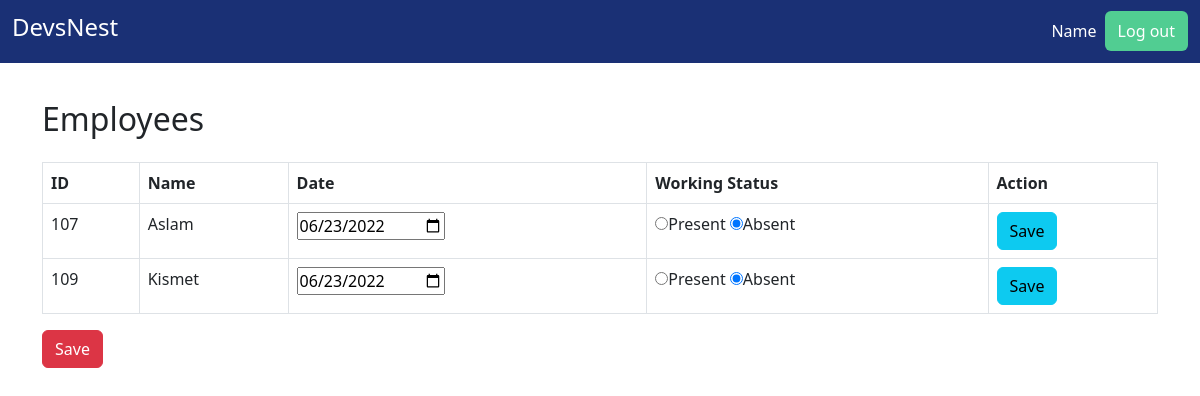
Before: /attendance.php with the older database file.
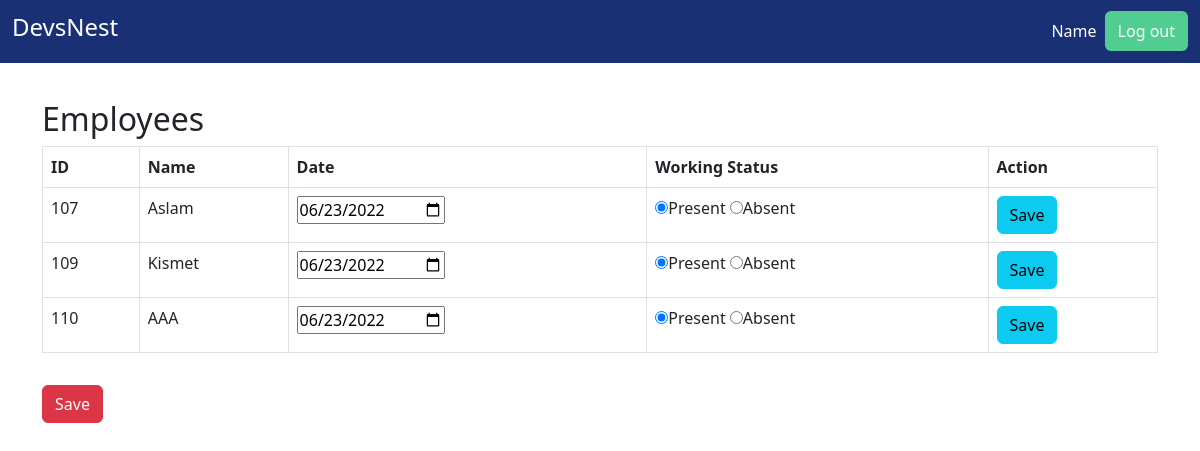
After: the same page with the newer database file.
### tables this page shows
CREATE TABLE `employees` (
  `employee_id` bigint(20) NOT NULL,
  `employee_name` varchar(255) NOT NULL,
  `designation` varchar(255) NOT NULL,
  `role` int(11) NOT NULL,
  `email` varchar(255) NOT NULL,
  `phone` varchar(255) NOT NULL,
  `salary` varchar(255) NOT NULL,
  `status` int(11) NOT NULL,
  `resignation_date` datetime DEFAULT NULL,
  `password` varchar(255) NOT NULL
);

CREATE TABLE `attendance` (
  `id` int(11) NOT NULL,
  `employee_id` bigint(20) NOT NULL,
  `date` date NOT NULL,
  `working_status` int(11) NOT NULL,
  `created_at` timestamp NOT NULL DEFAULT current_timestamp()
);

### attendance.php (the view, shortened to what this page needs)
<?php
include "config.php";
$date = date('Y-m-d');
$sql_emp = "SELECT * FROM attendance a JOIN employees e ON a.employee_id=e.employee_id WHERE date='$date';";
$emp_res = mysqli_query($conn, $sql_emp);
if (mysqli_num_rows($emp_res) == 0) {
    $absent_emp = mysqli_query($conn, 'SELECT * FROM employees');
} else {
    $absent_emp = mysqli_query($conn, "SELECT * FROM employees e WHERE e.employee_id NOT IN (SELECT employee_id FROM attendance WHERE date='$date');");
}
?>
<!DOCTYPE html>
<html lang="en">
<head>
</head>
<body>
    <?php
    include "navbar.php";
    ?>
    <div>
        <div class="container" style="margin-top: 100px;">
            <h2>Employees</h2>
            <table id="presentTable" class="table table-bordered">
                <?php if (mysqli_num_rows($emp_res) > 0) { ?>
                    <thead>
                        <tr>
                            <th>ID</th>
                            <th>Name</th>
                            <th>Date</th>
                            <th>Working Status</th>
                            <th>Action</th>
                        </tr>
                    </thead>
                <?php } ?>
                <tbody>
                    <?php
                    if (mysqli_num_rows($emp_res) > 0) {
                        $i = 0;
                        while ($row = mysqli_fetch_assoc($emp_res)) {
                    ?>
                            <tr>
                                <td><?php echo $row['employee_id']; ?></td>
                                <td><?php echo $row['employee_name']; ?></td>
                                <td><input type="date" id="current-date" name="current-date" value="<?php echo $date; ?>" /></td>
                                <td>
                                    <input id="<?php echo "present" . $i ?>" type="radio" name="<?php echo "present-group" . $i; ?>" value="1" <?php echo ($row['working_status'] == "1" ? 'checked="checked"': ''); ?> />Present
                                    <input id="<?php echo "absent" . $i ?>" type="radio" name="<?php echo "present-group" . $i; ?>" value="0" <?php echo ($row['working_status'] == "0" ? 'checked="checked"': ''); ?> />Absent
                                </td>
                                <td><a class="btn btn-info" href="attendance.php?action=savesingle&eid=<?php echo $row['employee_id']; ?>">Save</a></td>
                            </tr>
                    <?php $i++;
                        }
                    }
                    ?>
                </tbody>
            </table>
            <table id="absentTable" class="table table-bordered">
                <?php if (mysqli_num_rows($emp_res) == 0) { ?>
                    <thead>
                        <tr>
                            <th>ID</th>
                            <th>Name</th>
                            <th>Date</th>
                            <th>Working Status</th>
                            <th>Action</th>
                        </tr>
                    </thead>
                <?php } ?>
                <tbody>
                    <?php
                    if (mysqli_num_rows($absent_emp) > 0) {
                        $i = 0;
                        while ($row = mysqli_fetch_assoc($absent_emp)) {
                    ?>
                            <tr>
                                <td><?php echo $row['employee_id']; ?></td>
                                <td><?php echo $row['employee_name']; ?></td>
                                <td><input type="date" id="current-date" name="current-date" value="<?php echo $date; ?>" /></td>
                                <td>
                                    <input type="radio" name="<?php echo "absent-group" . $i; ?>" onclick="" value="1" />Present
                                    <input type="radio" name="<?php echo "absent-group" . $i; ?>" onclick="" value="0" checked="checked" />Absent
                                </td>
                                <td><a class="btn btn-info" href="attendance.php?action=savesingle&eid=<?php echo $row['employee_id']; ?>">Save</a></td>
                            </tr>
                    <?php $i++;
                        }
                    }
                    ?>
                </tbody>
            </table>
            <button onclick="saveAllData()" class="btn btn-danger" type="submit" name="saveall" value="submit">Save</button>
        </div>
    </div>
</body>
</html>

### navbar.php (shortened to what this page needs)
<link href="https://cdn.jsdelivr.net/npm/bootstrap@5.2.0-beta1/dist/css/bootstrap.min.css" rel="stylesheet">
<div>
    <header>
        <nav style="background-color: #1A3075;" class="navbar navbar-expand-lg navbar-dark fixed-top">
            <div class="container-fluid">
                <a href="#" class="navbar-brand">
                    <h4 class="text-white" style="display: inline-block;">DevsNest</h4>
                </a>
                <div class="collapse navbar-collapse" id="navbarCollapse">
                    <div class="navbar-nav ms-auto">
                        <li class="nav-item nav-link">
                            <a style="color: white; text-decoration: none;" href="#">Name
                                <span class="caret"></span></a>
                        </li>
                        <button style="background-color: #51CD92; color: white;" class="btn navbar-btn">Log out</button>
                    </div>
                </div>
            </div>
        </nav>
    </header>
</div>

Changed rows visible on the page:
no longer on this page (row unchanged): employees: employee_id "107", employee_name "Aslam"
no longer on this page (row unchanged): employees: employee_id "109", employee_name "Kismet"
added attendance: employee.employee_id "107", employee.employee_name "Aslam", working_status "☑"
added attendance: employee.employee_id "109", employee.employee_name "Kismet", working_status "☑"
added attendance: employee.employee_id "110", employee.employee_name "AAA", working_status "☑"
